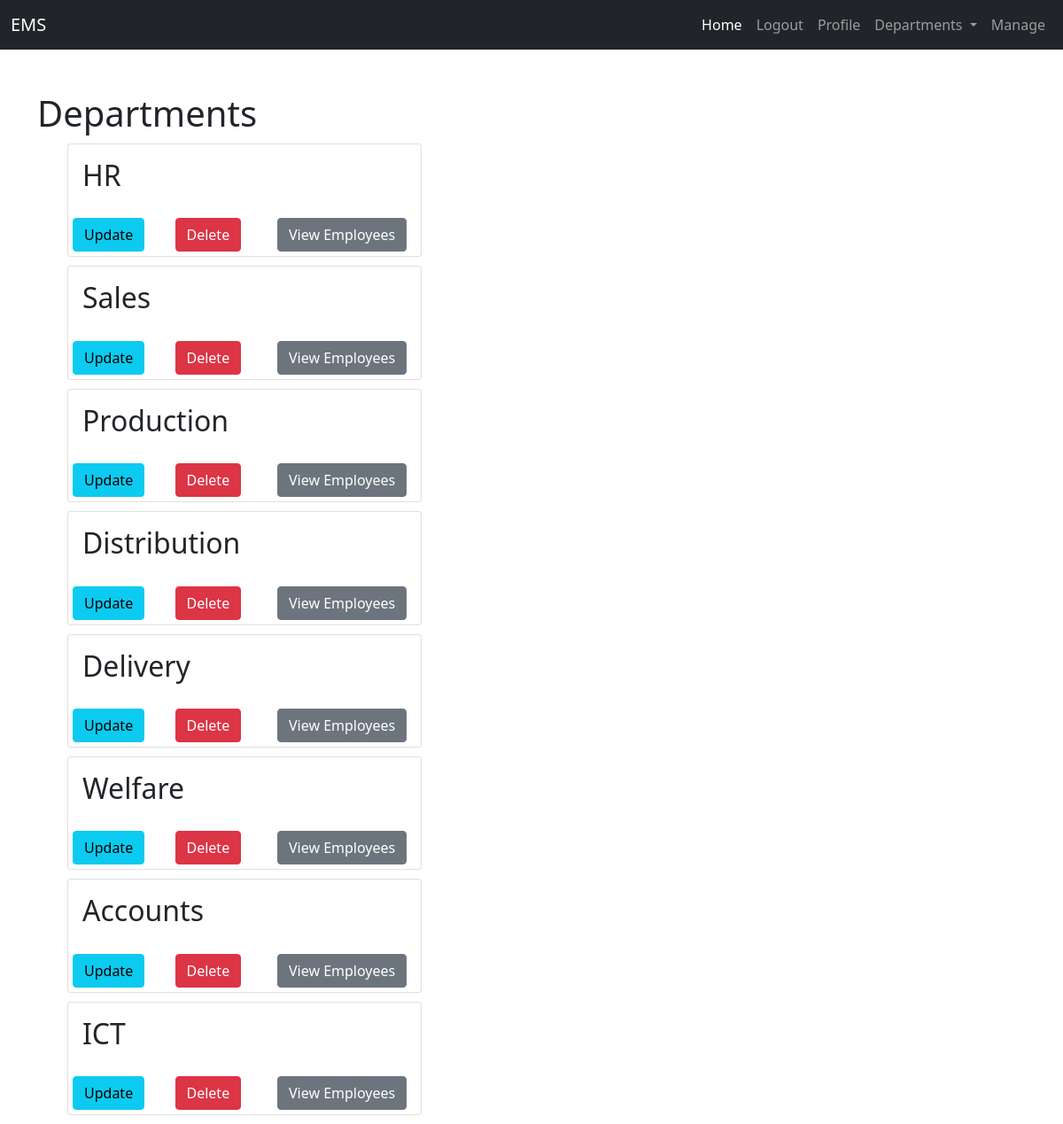
/ems/departments/ (signed in), run on the app's committed database.
### ems_app/models.py (models this page shows, shortened)
class Department(models.Model):
    department_name = models.CharField(max_length=200)

### ems_app/views.py (the view)
# urls.py: path('departments/', ems_app_views.DepartmentListView.as_view(), name='departments'),
class DepartmentListView(LoginRequiredMixin, ListView):
    model = Department
    template_name = 'ems_app/department.html'
    context_object_name = 'departments'

### ems_app/templates/ems_app/department.html
{% extends "ems_app/base.html" %}
{% block content %}
<h1>Departments</h1>
<div class="container">
    {% for department in departments %}
        <div class="card" style="width: 25rem; margin: 10px;">
            <div class="card-body">
                <h2>{{department.department_name}}</h2>
            </div>
            <div class="row justify-content-left">
                <div class="col-md-3" style="margin: 5px;">
                    <a type="button" class="btn btn-info" href="{% url 'department-update' department.pk %}">Update</a>
                </div>
                <div class="col-md-3" style="margin: 5px;" >
                    <a type="button" class="btn btn-danger" href="{% url 'department-delete' department.pk %}">Delete</a>
                </div>
                <div class="col-md-5" style="margin: 5px;" >
                    <a type="button" class="btn btn-secondary" href="{% url 'department-employees' department.pk %}">View Employees</a>
                </div>
            </div>
        </div>
    {% endfor %}
</div>
{% endblock content %}

### data on the page
Department: department_name "HR"
Department: department_name "Sales"
Department: department_name "Production"
Department: department_name "Distribution"
Department: department_name "Delivery"
Department: department_name "Welfare"
Department: department_name "Accounts"
Department: department_name "ICT"
